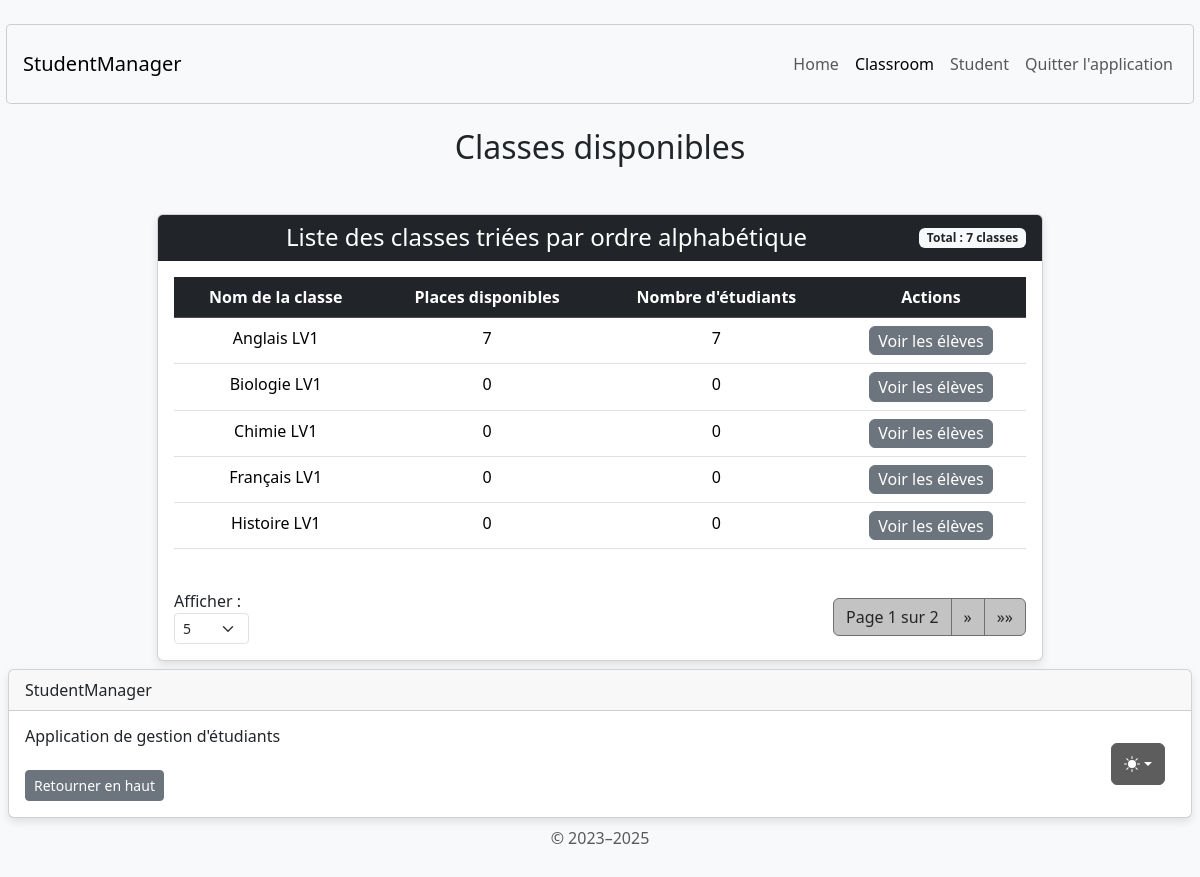
/classroom/display/, run on an earlier commit of the app's database.
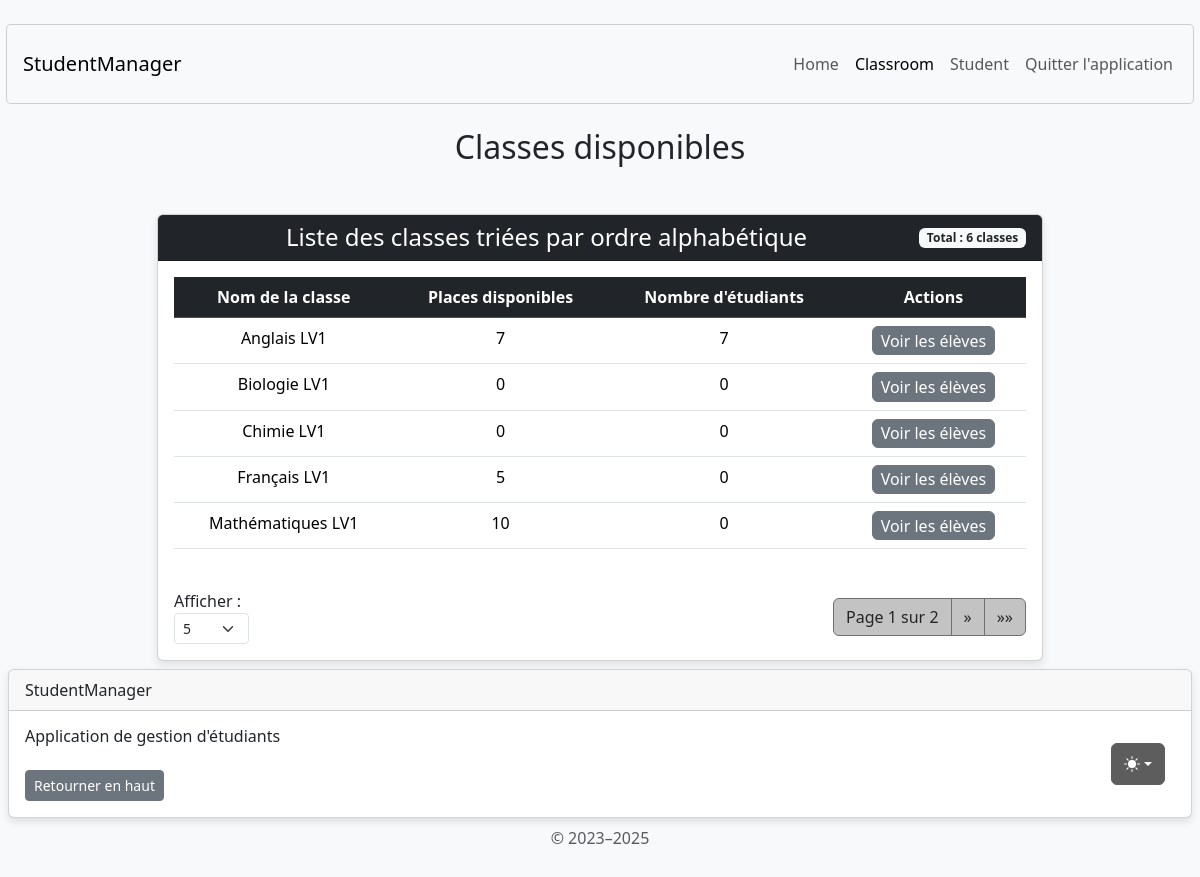
And on a later commit of the database.
### classroom/models.py (models this page shows, shortened)
class Classroom(models.Model):
    classroom_name = models.CharField(max_length=255)
    number_of_places_available = models.PositiveIntegerField(default=0)
    @property
    def student_count(self):
        return self.students.count()

### classroom/views.py (the view)
# urls.py: path('classroom/display/', display_classrooms_view, name='display_classrooms'),
def display_classrooms_view(request):
    try:
        items_per_page = int(request.GET.get('items_per_page', 5))
        if items_per_page not in [5, 10, 50, 100]:
            items_per_page = 5
    except (ValueError, TypeError):
        items_per_page = 5
    classrooms = Classroom.objects.all().order_by('classroom_name')
    paginator = Paginator(classrooms, items_per_page)
    page_number = request.GET.get('page')
    page_obj = paginator.get_page(page_number)
    classrooms_data = [
        {
            'id': classroom.id,
            'name': classroom.classroom_name,
            'places_available': classroom.number_of_places_available,
            'student_count': classroom.student_count,
        }
        for classroom in page_obj.object_list
    ]
    context = {
        'page_obj': page_obj,
        'classrooms': classrooms_data,
        'has_classrooms': classrooms.exists(),
        'items_per_page': items_per_page,
        'per_page_options': [5, 10, 50, 100]
    }
    return render(request, 'classroom/display_classrooms.html', context)

### classroom/templates/classroom/display_classrooms.html (shortened to what the changed rows need)
{% extends 'home/base.html' %}
{% load static %}
{% block content %}
<body class="d-flex align-items-center py-4 bg-body-tertiary">
    <main class="container text-center">
        <h2 class="mb-4 mt-4">Classes disponibles</h2>
        <div class="container mt-5">
            <div class="row justify-content-center">
                <div class="col-md-10">
                    <div class="card">
                        <div class="card-header bg-dark text-white d-flex justify-content-between align-items-center">
                            <h4 class="mb-0 flex-grow-1 text-center">Liste des classes triées par ordre alphabétique
                            </h4>
                            <span class="badge bg-light text-dark">
                                Total : {{ page_obj.paginator.count }} classes
                            </span>
                        </div>
                        <div class="card-body">
                            {% if has_classrooms %}
                            <div class="table-responsive">
                                <table class="table table-hover">
                                    <thead class="table-dark">
                                        <tr>
                                            <th scope="col">Nom de la classe</th>
                                            <th scope="col">Places disponibles</th>
                                            <th scope="col">Nombre d'étudiants</th>
                                            <th scope="col">Actions</th>
                                        </tr>
                                    </thead>
                                    <tbody>
                                        {% for classroom in classrooms %}
                                        <tr>
                                            <td>{{ classroom.name }}</td>
                                            <td>{{ classroom.places_available }}</td>
                                            <td>{{ classroom.student_count }}</td>
                                            <td>
                                                <button type="button"
                                                    class="btn btn-secondary btn-custom-hover btn-custom-padding"
                                                    data-bs-toggle="modal"
                                                    data-bs-target="#studentsModal{{ classroom.id }}">
                                                    Voir les élèves
                                                </button>
                                            </td>
                                        </tr>
                                        {% endfor %}
                                    </tbody>
                                </table>
                            </div>
                            {% else %}
                            <div class="alert alert-info" role="alert">
                                Il n'y a pas de classes à afficher.
                            </div>
                            {% endif %}
                        </div>
                    </div>
                </div>
            </div>
        </div>
    </main>
</body>
{% endblock content %}

What changed in the data, as far as the page shows it:
removed Classroom: name "Histoire LV1"
added Classroom: name "Mathématiques LV1"
Also different on the page:
{{ page_obj.paginator.count }}: "7" → "6"
new list line: "5 0 Voir les élèves"
new list line: "10 0 Voir les élèves"
list line gone: "0 0 Voir les élèves"
